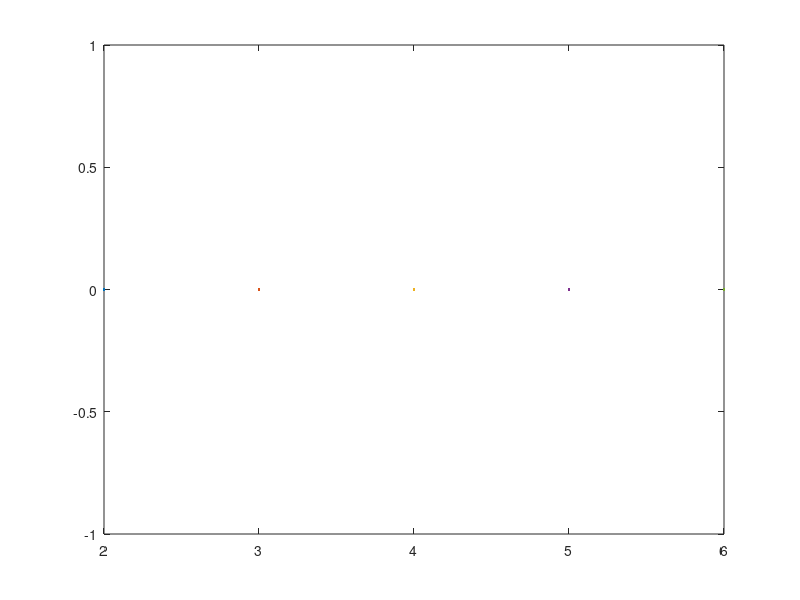

MATLAB code for this plot:
function res=infection()
time=input('time period?\how long do you want to project for?\in days')
infected_A(1)=0;
%infected_B(1)=0;
W=cities();
interaction_A=W(2);
pop_A=W(1)
%interaction_B=W(4);
infection_source=Messina();
%dt=input('how long between every set of interactions?\n in days')
for i=1:time
     probability=ceil(100.*rand(1))
     if probability<=interaction_A*infection_source*100
         infected_A(i+1)= infected_A(i)+1
     else
         infected_A(i+1)=infected_A(i)
     end
     if infected_A(i+1)>=.55*pop_A
         break
     else
         1
     end
         
plot(i+1,infected_A(i+1))
hold on
end
end



function res=cities()%gives vector with city populations and interaction percentages of cities with original city
%A is vector for city 1
%B is vector for city 2
%A and B do not interact
%A and B only interface with Messina
pop_A=input('population of city A?\n')

interaction_A=input('percentage of people from city A that\n interact with the population of Messina?\n(in percentage notation, not decimal)\n')
%interaction is in actual percentage, not a decimal--so divide when using
%it
pop_B=input('population of city B? \n')
interaction_B=input('percentage of people from city B that\n interact with the population of Messina?\n(in percentage notation, not decimal)\n')
res=[pop_A ; interaction_A/100; pop_B; interaction_B/100];
end

function res=Messina()
pop=input('Population of Messina?\n') 
infected_p=input('percentage infected in Messina?\n')
infected_n=pop*infected_p; 
res=infected_p/100;
end